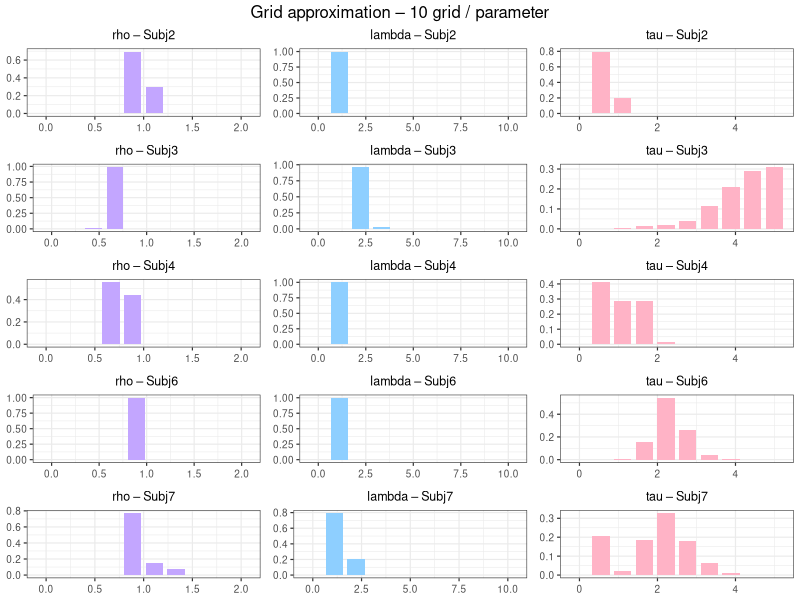
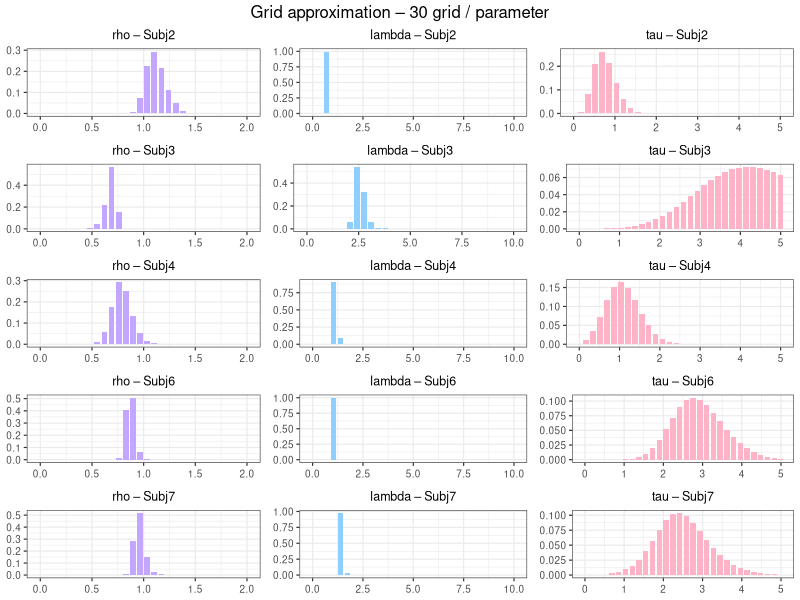

Source code (R) for these figures, in order:
setwd("~/Documents/GitHub/2026_Computational-Modeling/HW6/HW6_solutions/Q5")

###############################################################################
## Grid-based posterior + summary table  (seed = 08826)
###############################################################################
rm(list = ls())
set.seed(08826)

library(ggplot2)
library(gridExtra)

## ① Load data ---------------------------------------------------------------
df           <- read.table("ra_exampleData.txt", header = TRUE, sep = "\t")
allSubjs     <- sort(unique(df$subjID))
N            <- length(allSubjs)
T            <- 140                             # 140 trials per subject

gain_mat     <- loss_mat <- cert_mat <- gamble_mat <- matrix(NA, N, T)
for (i in seq_len(N)) {
  idx                 <- df$subjID == allSubjs[i]
  gain_mat  [i, ]     <- df$gain   [idx]
  loss_mat  [i, ]     <- abs(df$loss[idx])
  cert_mat  [i, ]     <- df$cert   [idx]
  gamble_mat[i, ]     <- df$gamble [idx]
}

## ② Minus-log-likelihood function -------------------------------------------
minusLL <- function(par, subj) {
  rho <- par[1]; tau <- par[2]; lambda <- par[3]
  g   <- gain_mat   [subj, ];  l <- loss_mat[subj, ]
  c   <- cert_mat   [subj, ];  y <- gamble_mat[subj, ]
  
  evSafe <- c^rho
  evGamb <- 0.5 * (g^rho - lambda * l^rho)
  pGamb  <- 1 / (1 + exp(tau * (evSafe - evGamb)))
  pGamb  <- pGamb * 0.9998 + 0.0001          # numerical stabilisation
  
  -sum( log(pGamb)*y + log(1 - pGamb)*(1 - y) )
}

## ③ Grid-posterior function --------------------------------------------------
grid_post <- function(subj, K = 10) {
  rho_g <- seq(0, 2,  length.out = K)
  tau_g <- seq(0, 5,  length.out = K)
  lam_g <- seq(0, 10, length.out = K)
  
  grd   <- expand.grid(rho = rho_g, tau = tau_g, lambda = lam_g,
                       KEEP.OUT.ATTRS = FALSE)
  lik   <- exp(-apply(grd, 1, minusLL, subj = subj))      # likelihood
  post  <- lik / sum(lik)                                 # normalise
  cbind(grd, post)
}

## ④ Compute posterior means for every subject -------------------------------
get_means <- function(K = 10) {
  res <- data.frame(
    subjID  = allSubjs,
    rho     = NA_real_,
    lambda  = NA_real_,
    tau     = NA_real_
  )
  
  for (s in seq_len(N)) {
    pst <- grid_post(s, K)
    
    # marginals & expectations
    marg_rho    <- rowsum(pst$post, pst$rho)    [,1]   # Σ_{τ,λ}
    marg_lambda <- rowsum(pst$post, pst$lambda) [,1]   # Σ_{ρ,τ}
    marg_tau    <- rowsum(pst$post, pst$tau)    [,1]   # Σ_{ρ,λ}
    
    rho_g <- sort(unique(pst$rho))
    lam_g <- sort(unique(pst$lambda))
    tau_g <- sort(unique(pst$tau))
    
    res$rho   [s] <- sum(rho_g * marg_rho)
    res$lambda[s] <- sum(lam_g * marg_lambda)
    res$tau   [s] <- sum(tau_g * marg_tau)
  }
  res
}

## ⑤ Tables for 10-grid and 30-grid ------------------------------------------
tab10 <- get_means(10)
tab30 <- get_means(30)

cat("### Posterior means (10-grid)\n");  print(tab10, row.names = FALSE); cat("\n")
cat("### Posterior means (30-grid)\n");  print(tab30, row.names = FALSE); cat("\n")

## ⑥ Save as CSV --------------------------------------------------------------
write.csv(tab10, "posterior_means_grid10.csv", row.names = FALSE)
write.csv(tab30, "posterior_means_grid30.csv", row.names = FALSE)
cat(">> Two CSV files have been saved in the working directory.\n")

## ⑦ (Optional) save / show bar plots ----------------------------------------
cols_param <- c(rho = "#C3A6FF", lambda = "#8ECFFF", tau = "#FFB3C6")

make_bar <- function(df_grid, par, subj, K) {
  step   <- diff(sort(unique(df_grid[[par]])))[1]
  ggplot(df_grid, aes_string(par, "post")) +
    geom_bar(stat = "identity", width = step * 0.8, fill = cols_param[[par]]) +
    labs(title = sprintf("%s – Subj%d", par, allSubjs[subj]),
         x = NULL, y = NULL) +
    theme_bw(base_size = 9) +
    theme(plot.title = element_text(hjust = .5, size = 9),
          axis.text.x  = element_text(angle = 0, vjust = 0.5))
}

plot_overview <- function(K) {
  plist <- vector("list", N * 3);  id <- 1
  for (s in seq_len(N)) {
    pst <- grid_post(s, K)
    plist[[id]] <- make_bar(pst, "rho",    s, K); id <- id + 1
    plist[[id]] <- make_bar(pst, "lambda", s, K); id <- id + 1
    plist[[id]] <- make_bar(pst, "tau",    s, K); id <- id + 1
  }
  grid.arrange(grobs = plist,
               layout_matrix = matrix(seq_len(N * 3), nrow = N, byrow = TRUE),
               top = sprintf("Grid approximation – %d grid / parameter", K))
}

# Uncomment to view in the console
plot_overview(10)
plot_overview(30)
